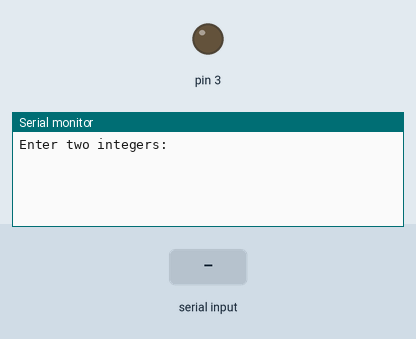
Recording of a sketch running on a simulated Arduino Uno, built with avr-gcc and run on an emulated ATmega328P. On the bench: output pins drawn as LEDs (lit = HIGH), the last lines printed to the serial monitor. The test bench sets the inputs (shaded band).

Above: at 0.9 s.
1.0 s: "90/45\n" received over Serial
At 1.4 s:
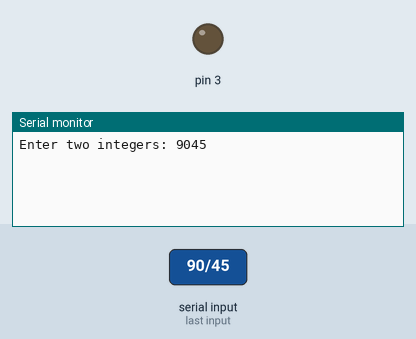
At 2.5 s:
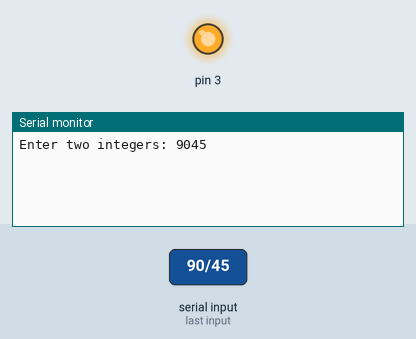

Measured:
- after the input at 1.0 s, the serial monitor: prints a new line at once (image 1)

The sketch:

prb04.ino
```cpp
void setup() {
  // put your setup code here, to run once:
  Serial.begin(9600);
  pinMode(3, OUTPUT);

  Serial.print("Enter two integers: ");
  while (Serial.available() == 0) {}
  int A = Serial.parseInt();
  Serial.print(A);
  while (Serial.available() == 0) {}
  int B = Serial.parseInt();
  Serial.print(B);
  while (Serial.available() == 0) {}
  String s = Serial.readString();
  Serial.print(s);
  if (s == "Add" || s == "+") {
    Serial.println(A + B);
  }

  else if (s == "Subtract" || s == "-") {
    Serial.println(A - B);
  } else if (s == "Multiply" || s == "*") {
    Serial.println(A * B);
  } else if (s == "Division" || s == "/") {
    Serial.println(A / B);
  } else if (s == "Modulas" || s == "%") {
    Serial.println(A % B);
  } else {
    digitalWrite(3, HIGH);
  }
}

void loop() {
  // put your main code here, to run repeatedly:
}
```
